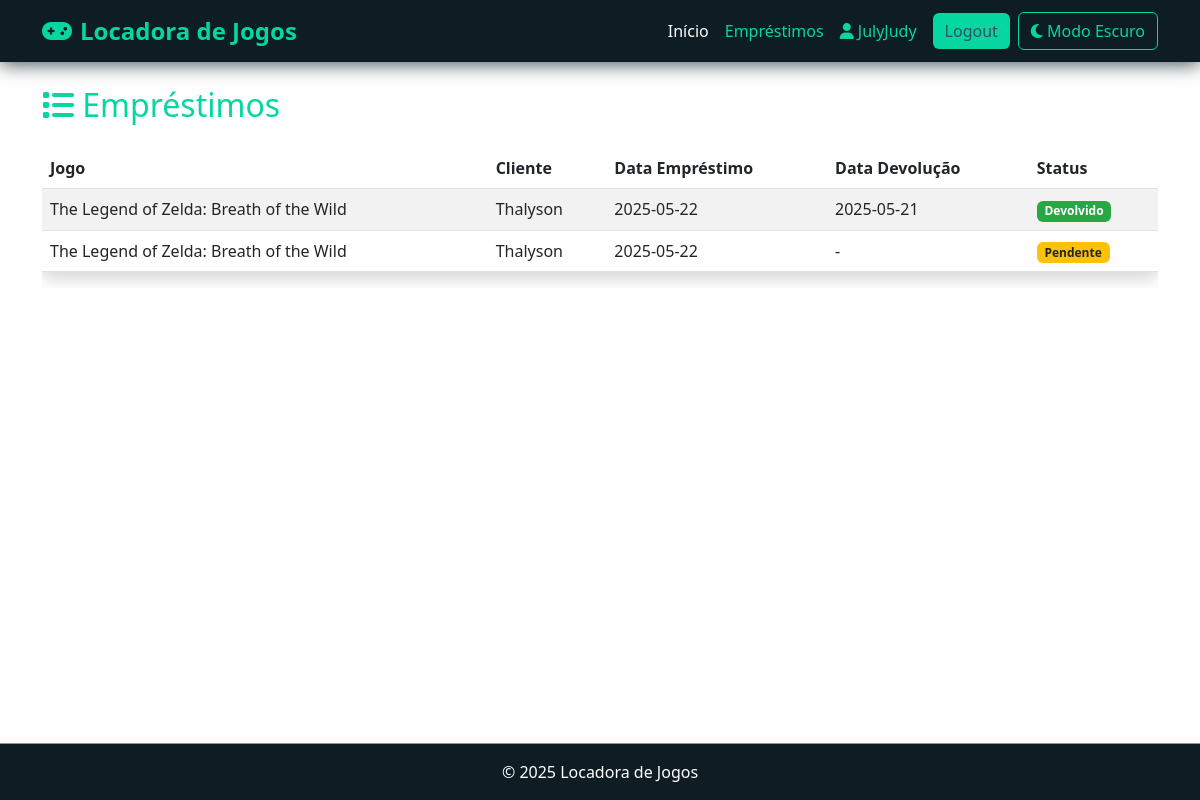
The page /emprestimos.php (signed in) on the database its author committed.
### tables this page shows
CREATE TABLE `emprestimos` (
  `id` int NOT NULL,
  `id_jogo` int NOT NULL,
  `nome_cliente` varchar(100) NOT NULL,
  `data_emprestimo` date NOT NULL,
  `data_devolucao` date DEFAULT NULL,
  `devolvido` tinyint(1) DEFAULT '0'
);

CREATE TABLE `jogos` (
  `id` int NOT NULL,
  `nome` varchar(100) NOT NULL,
  `plataforma` enum('PC','Nintendo Switch','Xbox','PS4','PS5') NOT NULL,
  `categoria` enum('Open World','Sandbox','Esporte','Aventura') NOT NULL,
  `ano_lancamento` int DEFAULT NULL,
  `disponivel` tinyint(1) DEFAULT '1',
  `imagem` varchar(255) DEFAULT 'default.jpg'
);

### emprestimos.php (the view, shortened to what this page needs)
<?php
include 'inc/header.php';
include 'inc/db.php';
?>
<link href="https://cdn.jsdelivr.net/npm/bootstrap@5.3.0/dist/css/bootstrap.min.css" rel="stylesheet">
<link rel="stylesheet" href="css/colors.css">
<h2 class="mb-4 text-accent"><i class="fas fa-list"></i> Empréstimos</h2>
<div class="table-responsive">
<table class="table table-custom table-striped table-hover align-middle rounded shadow">    <thead>
        <tr>
            <th>Jogo</th>
            <th>Cliente</th>
            <th>Data Empréstimo</th>
            <th>Data Devolução</th>
            <th>Status</th>
        </tr>
    </thead>
    <tbody>
    <?php
    $sql = "SELECT e.*, j.nome AS jogo_nome FROM emprestimos e JOIN jogos j ON e.id_jogo = j.id ORDER BY e.data_emprestimo DESC";
    $result = $conn->query($sql);
    while ($row = $result->fetch_assoc()):
    ?>
        <tr>
            <td><?= htmlspecialchars($row['jogo_nome']) ?></td>
            <td><?= htmlspecialchars($row['nome_cliente']) ?></td>
            <td><?= htmlspecialchars($row['data_emprestimo']) ?></td>
            <td><?= $row['data_devolucao'] ? htmlspecialchars($row['data_devolucao']) : '-' ?></td>
            <td>
                <?php if($row['devolvido']): ?>
                    <span class="badge badge-devolvido">Devolvido</span>
                <?php else: ?>
                    <span class="badge badge-pendente">Pendente</span>
                <?php endif; ?>
            </td>
        </tr>
    <?php endwhile; ?>
    </tbody>
</table>
</div>
<?php include 'inc/footer.php'; ?>

### css/colors.css (style rules this page uses)
:root { --main-bg: #2c5364; --secondary-bg: #203a43; --card-bg: #0e1d23; --accent: #06d6a0; --text-light: #fff; --text-dark: #333; --table-bg: #212529; --table-text: #fff; --table-stripe: #2c3034; --table-hover: #343a40; --badge-success: #28a745; --badge-warning: #ffc107; --badge-text: #212529; }
body { transition: background-color 0.3s ease, color 0.3s ease; }
.table-custom { background-color: var(--table-bg) !important; color: var(--table-text) !important; border-collapse: separate; border-spacing: 0; }
.table-custom thead { background-color: var(--secondary-bg) !important; color: var(--text-light) !important; }
.table-custom tbody tr { background-color: var(--table-bg) !important; color: var(--table-text) !important; }
.table-custom tbody tr:nth-of-type(odd) { background-color: var(--table-stripe) !important; }
.text-accent { color: var(--accent) !important; }
.table-custom { background-color: #2c5364 !important; color: var(--table-text) !important; border-collapse: separate; border-spacing: 0; }
.table-custom thead { background-color: var(--secondary-bg) !important; }
.table-custom tbody tr { background-color: var(--table-bg) !important; }
.badge-devolvido { background-color: var(--badge-success) !important; color: var(--text-light) !important; }
.badge-pendente { background-color: var(--badge-warning) !important; color: var(--badge-text) !important; }

### rows shown on the page
emprestimos: id_jogo.nome "The Legend of Zelda: Breath of the Wild", nome_cliente "Thalyson", data_emprestimo "2025-05-22", data_devolucao "2025-05-21", devolvido "Devolvido"
emprestimos: id_jogo.nome "The Legend of Zelda: Breath of the Wild", nome_cliente "Thalyson", data_emprestimo "2025-05-22", devolvido "Pendente"

### other values the page prints
$_SESSION['user'] "JulyJudy"
